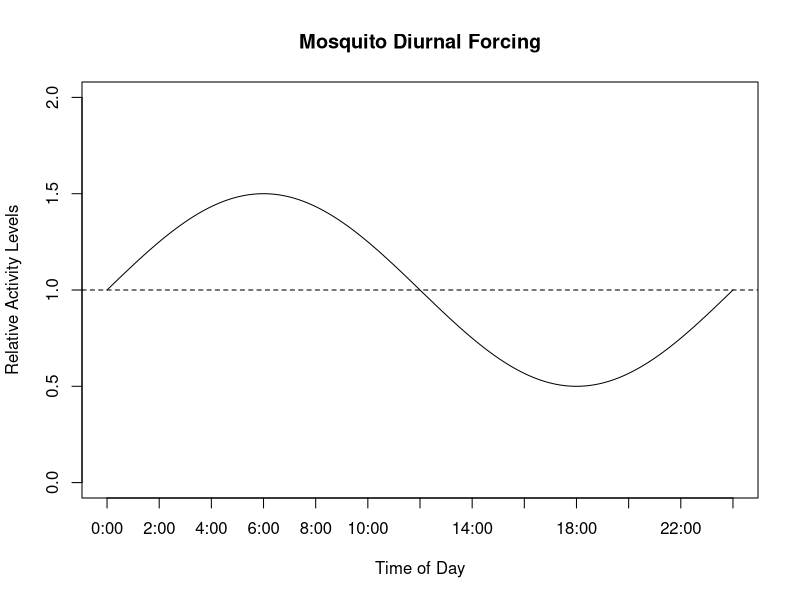
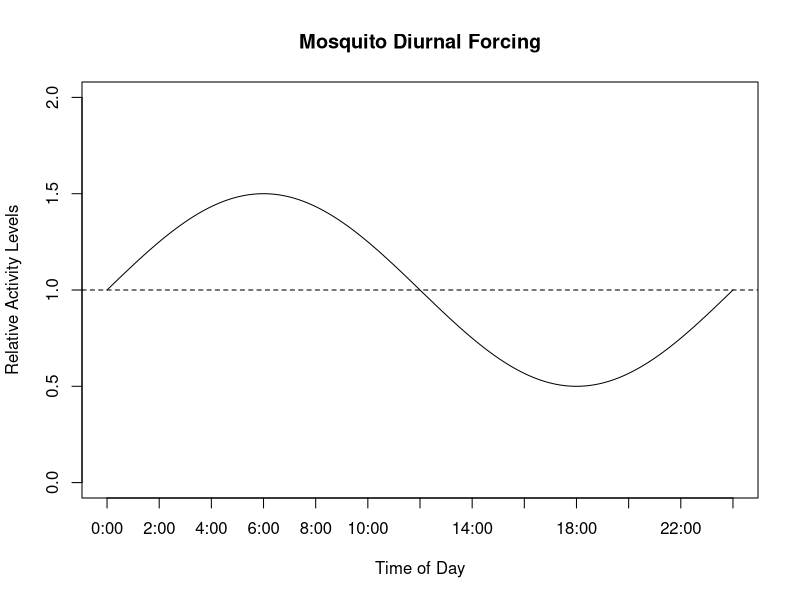

Reproduce these figures in R, in order.
rm(list=ls());gc()
# pmax(0,(b+cos(2*pi*(t-o*60)/24/60)))^p 


t=seq(from=0,to=24*60,by=0.01)

hourGrain = 120
xHours = which(t %% hourGrain == 0)
plot({
  (sin((2*pi*t)/1440)*0.5 + 1)
},type="l",ylim=c(0,2),ylab="Relative Activity Levels",xlab="Time of Day",main="Mosquito Diurnal Forcing",xaxt="n")
abline(h = 1,lty = 2)
axis(side = 1,at = xHours,labels = paste0(t[xHours]/60,":00"))


# t: tNow
# o: offset (in hours)
hazFunc <- function(t,o=-2){
  (sin((2*pi*(t-o*60))/1440)*0.5 + 1)
}
hazCurve = hazFunc(t = t,o = 0)
plot(hazCurve,type="l",ylim=c(0,2),ylab="Relative Activity Levels",xlab="Time of Day",main="Mosquito Diurnal Forcing",xaxt="n")
abline(h = 1,lty = 2)
axis(side = 1,at = xHours,labels = paste0(t[xHours]/60,":00"))



Btime = 1/1
Rtime = 1/1
Otime = 1/1
g = 1/10

simpleMosquito <- function(o=0){
  
  states = vector(mode = "list",length = 100)
  times = vector(mode = "list",length = 100)
  duration = vector(mode = "list",length = 100)
  
  times[[1]] = 0
  states[[1]] = "B"
  duration[[1]] = rexp(n = 1,rate = Btime)
  
  i = 2
  while(states[[i-1]]!="D"){
    
    print(paste0("iteration: ",i, " tNow: ",times[[i-1]]))
    switch(EXPR = states[[i-1]],
           B = {
             
             # diurnal forcing
             tNow = (times[[i-1]] %% 1)*24*60
             force = hazFunc(t=tNow,o = o)
             
             # duration of time until next event
             tDur = rexp(n = 1,rate = Btime/force)
             duration[[i]] = tDur
             
             # time of next event
             times[[i]] = times[[i-1]] + tDur
             
             # choose next event
             pDie = g*tDur
             if(runif(1) < pDie){
               states[[i]] = "D"
             } else {
               states[[i]] = "R"
             }
             
           },
           R = {

             # diurnal forcing
             tNow = (times[[i-1]] %% 1)*24*60
             force = hazFunc(t=tNow,o = o)
             
             # duration of time until next event
             tDur = rexp(n = 1,rate = Rtime/force)
             duration[[i]] = tDur
             
             # time of next event
             times[[i]] = times[[i-1]] + tDur
             
             # choose next event
             pDie = g*tDur
             if(runif(1) < pDie){
               states[[i]] = "D"
             } else {
               states[[i]] = "O"
             }
             
           },
           O = {

             # diurnal forcing
             tNow = (times[[i-1]] %% 1)*24*60
             force = hazFunc(t=tNow,o = o)
             
             # duration of time until next event
             tDur = rexp(n = 1,rate = Otime/force)
             duration[[i]] = tDur
             
             # time of next event
             times[[i]] = times[[i-1]] + tDur
             
             # choose next event
             pDie = g*tDur
             if(runif(1) < pDie){
               states[[i]] = "D"
             } else {
               states[[i]] = "B"
             }
             
           },
           {stop(paste0("unrecognized state",states[[i-1]]))}
    )
    
    i = i+1
  }
  return(list(
      states=unlist(Filter(Negate(is.null),states)),
      times=unlist(Filter(Negate(is.null),times)),
      duration=unlist(Filter(Negate(is.null),duration))
    ))
}


mosyOut = simpleMosquito()

out = mosyOut
plotMosyOut = function(out,o=0){
  
  tMax = ceiling(max(out$times))
  tSeq = seq(from=0,to=tMax*24*60,by=0.1)
  
  # plot the diurnal forcing used
  hourGrain = 120
  xHours = which(tSeq %% hourGrain == 0)
  hazCurve = hazFunc(t = tSeq,o = 0)
  plot(hazCurve,type="l",ylim=c(0,2),ylab="Relative Activity Levels",xlab="Time of Day",main="Mosquito Diurnal Forcing",xaxt="n")
  abline(h = 1,lty = 2)
  # fix so that it prints just hours, not cumulative hours
  # axis(side = 1,at = xHours,labels = paste0(tSeq[xHours]/60,":00"))
  
}


# plot({
#   ((sin((2*pi*t)/1440) + cos((2*pi*t)/1440)) ) + 1.5
# },type = "l",ylab = "Amplitude")
# abline(h = 1,lty=2)
# 
# plot({
#   ((sin((2*pi*t)/1440) + cos((2*pi*t)/1440)) * 0.5)
# },type = "l",ylab = "Amplitude")
# abline(h = 0,lty=2)
# 
# hazFunc = function(t){
#   sin((2*pi*t)/1440) + cos((2*pi*t)/1440)
# }
# 
# out = sin((2*pi*t)/1440) + cos((2*pi*t)/1440)
# integrate(f = hazFunc,lower = 0,upper = 1440,subdivisions = 1e3)